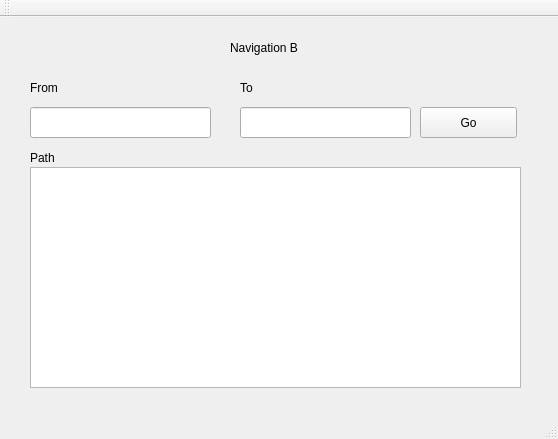
<?xml version="1.0" encoding="UTF-8"?>
<ui version="4.0">
 <class>MainWindow</class>
 <widget class="QMainWindow" name="MainWindow">
  <property name="geometry">
   <rect>
    <x>0</x>
    <y>0</y>
    <width>558</width>
    <height>439</height>
   </rect>
  </property>
  <property name="windowTitle">
   <string>MainWindow</string>
  </property>
  <widget class="QWidget" name="centralWidget">
   <widget class="QLabel" name="label">
    <property name="geometry">
     <rect>
      <x>30</x>
      <y>60</y>
      <width>65</width>
      <height>21</height>
     </rect>
    </property>
    <property name="text">
     <string>From</string>
    </property>
   </widget>
   <widget class="QLabel" name="label_2">
    <property name="geometry">
     <rect>
      <x>240</x>
      <y>60</y>
      <width>65</width>
      <height>21</height>
     </rect>
    </property>
    <property name="text">
     <string>To</string>
    </property>
   </widget>
   <widget class="QLabel" name="label_3">
    <property name="geometry">
     <rect>
      <x>30</x>
      <y>130</y>
      <width>65</width>
      <height>21</height>
     </rect>
    </property>
    <property name="text">
     <string>Path</string>
    </property>
   </widget>
   <widget class="QPushButton" name="pushButton">
    <property name="geometry">
     <rect>
      <x>420</x>
      <y>90</y>
      <width>97</width>
      <height>31</height>
     </rect>
    </property>
    <property name="text">
     <string>Go</string>
    </property>
   </widget>
   <widget class="QLabel" name="label_4">
    <property name="geometry">
     <rect>
      <x>230</x>
      <y>10</y>
      <width>81</width>
      <height>41</height>
     </rect>
    </property>
    <property name="text">
     <string>Navigation B</string>
    </property>
   </widget>
   <widget class="QLineEdit" name="lineEdit">
    <property name="geometry">
     <rect>
      <x>30</x>
      <y>90</y>
      <width>181</width>
      <height>31</height>
     </rect>
    </property>
   </widget>
   <widget class="QLineEdit" name="lineEdit_2">
    <property name="geometry">
     <rect>
      <x>240</x>
      <y>90</y>
      <width>171</width>
      <height>31</height>
     </rect>
    </property>
   </widget>
   <widget class="QTextEdit" name="textEdit">
    <property name="geometry">
     <rect>
      <x>30</x>
      <y>150</y>
      <width>491</width>
      <height>221</height>
     </rect>
    </property>
   </widget>
  </widget>
  <widget class="QMenuBar" name="menuBar">
   <property name="geometry">
    <rect>
     <x>0</x>
     <y>0</y>
     <width>558</width>
     <height>27</height>
    </rect>
   </property>
  </widget>
  <widget class="QToolBar" name="mainToolBar">
   <attribute name="toolBarArea">
    <enum>TopToolBarArea</enum>
   </attribute>
   <attribute name="toolBarBreak">
    <bool>false</bool>
   </attribute>
  </widget>
  <widget class="QStatusBar" name="statusBar"/>
 </widget>
 <layoutdefault spacing="6" margin="11"/>
 <resources/>
 <connections/>
</ui>
